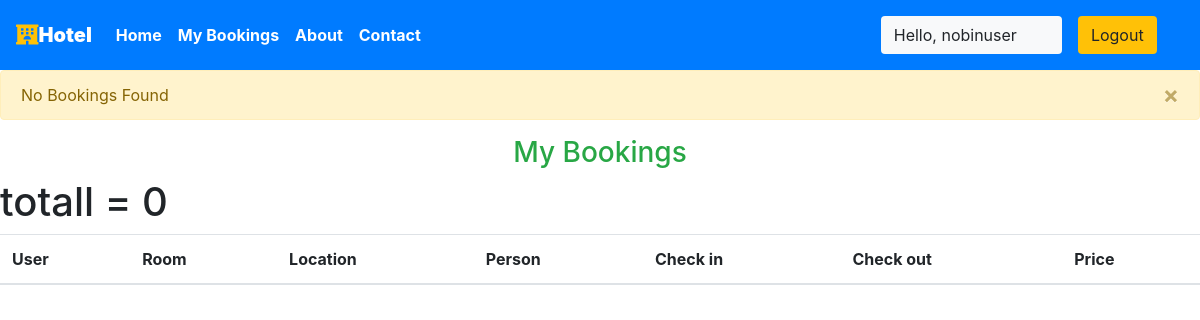
Page /user/bookings (signed in) on the earlier database version.
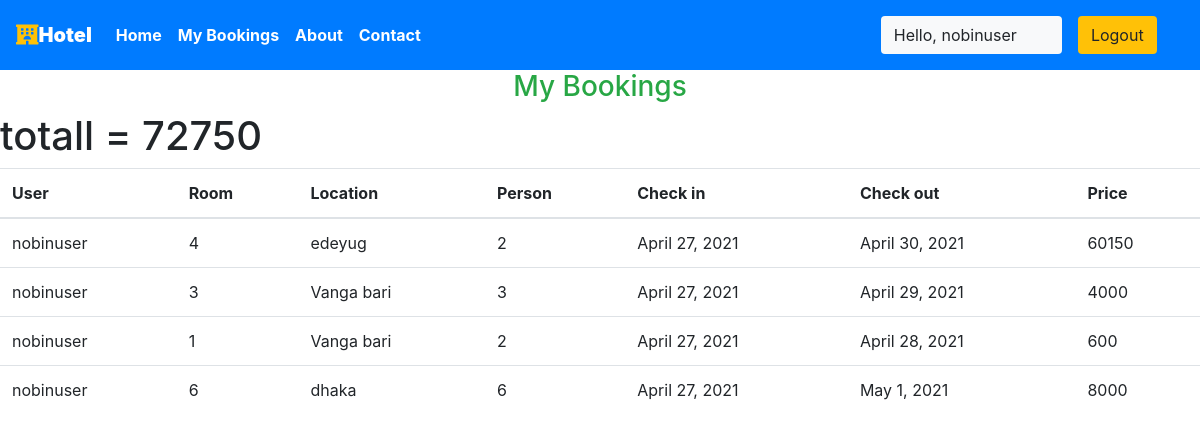
Same page on the later database version.
### main/models.py (models this page shows, shortened)
class Reservation(models.Model):
    id = models.AutoField(primary_key=True)
    check_in = models.DateField(auto_now =False)
    check_out = models.DateField()
    room = models.ForeignKey(Room, on_delete = models.CASCADE)
    guest = models.ForeignKey(User, on_delete= models.CASCADE)
    booking_id = models.CharField(max_length=100,default="null")
    @property
    def total_price(self):
        days = (self.check_out - self.check_in).days
        print(days)
        result = self.room.price * days
        return result

class Room(models.Model):
    ROOM_STATUS = (
    ("1", "available"),
    ("2", "not available"),
    )
    ROOM_TYPE = (
    ("1", "premium"),
    ("2", "deluxe"),
    ("3","basic"),
    )
    id = models.AutoField(primary_key=True)
    room_type = models.CharField(max_length=50,choices = ROOM_TYPE)
    capacity = models.IntegerField()
    price = models.IntegerField()
    size = models.IntegerField()
    hotel = models.ForeignKey(Hotel, on_delete = models.CASCADE)
    status = models.CharField(choices =ROOM_STATUS,max_length = 15)
    roomnumber = models.IntegerField()

class Hotel(models.Model):
    id = models.AutoField(primary_key=True)
    name = models.CharField(max_length=30,null=True)
    owner = models.ForeignKey(User, blank=True, null=True, on_delete=models.CASCADE)
    location = models.CharField(max_length=50)
    state = models.CharField(max_length=50,null=True)
    country = models.CharField(max_length=50,null=True)

### main/views.py (the view)
# urls.py: path('user/bookings', views.user_bookings,name="userbookings"),
@login_required(login_url='/user')
def user_bookings(request):
    if request.user.is_authenticated == False:
        messages.error(request,"Please login to Book rooms")
        return redirect('userloginpage')
    user = User.objects.all().get(id=request.user.id)
    bookings = Reservation.objects.all().filter(guest=user)
    total = 0
    for book in bookings:
        checkin = book.check_in
        checkout = book.check_out
        price = book.room.price
        total += price * (checkout - checkin).days
    if not bookings:
        messages.warning(request,"No Bookings Found")
    return HttpResponse(render(request,'user/mybookings.html',{'bookings':bookings, 'total':total}))

### main/templatetags/app_tags.py (called while the page is built)
@register.filter(name='has_group')
def has_group(user, group_name):
    group = Group.objects.get(name=group_name)
    return True if group in user.groups.all() else False

### templates/user/mybookings.html
{% extends 'basic.html' %} {% block title %}Dashboard {% endblock title %} {% block body %}
{% load app_tags %}
<h3 class="text-center  text-success">My Bookings </h3>
<table class="table">
    <thead>
        <th>User</th>
        <th>Room</th>
        <th>Location</th>
        <th>Person</th>
        <th>Check in</th>
        <th>Check out</th>
        <th>Price</th>
    </thead>
    {% for each_booking in bookings %}
    <tr>
        <td>{{each_booking.guest.username}}</td>
        <td>{{each_booking.room.roomnumber}}</td>
        <td>{{each_booking.room.hotel.location}}</td>
        <td>{{each_booking.room.capacity}}</td>
        <td>{{each_booking.check_in}}</td>
        <td>{{each_booking.check_out}}</td>
        <td>{{each_booking.total_price}}</td>
    </tr>
    {% endfor %}
    <h1>totall = {{ total }}</h1>
</table>
{% endblock body %}

### templates/basic.html (shortened to what this page needs)
{% load static %}
{% load app_tags %}
<!DOCTYPE html>
<!DOCTYPE html>
<html lang="en">
<head>
    <link rel="stylesheet" href="https://use.fontawesome.com/releases/v5.7.0/css/all.css">
    <link rel="stylesheet" href="{% static 'bootstrap\bootstrap.css' %}">
    <link rel="stylesheet" href="https://maxcdn.bootstrapcdn.com/bootstrap/4.5.0/css/bootstrap.min.css" >
</head>
<body style="dbackground-image: url('https://source.unsplash.com/random');height: 100%;">
    <div class="container-fluid px-0">
        <nav class="navbar navbar-expand-lg navbar-dark bg-primary font-weight-bold">
            <a class="navbar-brand text-bold bg-black " href="/"><i class="fas fa-hotel text-warning"></i><b>Hotel </b></a>
            <div class="collapse navbar-collapse " id="navbarSupportedContent">
                <ul class="navbar-nav mr-auto ">
                    <li class="nav-item active">
                        <a class="nav-link text-bold " href="/"> Home</a>
                    </li>
                    {% if request.user|has_group:"Hotel Owner" %}
                    <li class="nav-item active">
                        <a class="nav-link text-bold" href="/staff/panel">Dashboard </a>
                    </li>
                    {% elif user.is_staff == False and user.is_authenticated %}
                    <li class="nav-item active">
                            <a class="nav-link text-bold" href="/user/bookings">My Bookings </a>
                        </li>
                    {% endif %}
                    <li class="nav-item active">
                        <a class="nav-link text-bold" href="/about">About</a>
                    </li>
                    <li class="nav-item active">
                        <a class="nav-link text-bold" href="/contact">Contact </a>
                    </li>
                </ul>
                {% if user.is_authenticated %}
                      <button class="btn btn-group bg-light" data-toggle="modal" data-target="#forlogin">
                       Hello, {{request.user}}
                       <a href="/logout" class="nav-link">
                    <button class="btn btn-group bg-warning" data-toggle="modal" data-target="#forlogin">
                        Logout
                    </button></a>&nbsp; &nbsp;
                    </button>
                {% endif %}
            </div>
        </nav>
    </div>
        {% for message in messages %}
             <div class="alert alert-{{message.tags}} alert-dismissible fade show" role="alert">
            {{message}}
            <button type="button" class="close" data-dismiss="alert" aria-label="Close">
            <span aria-hidden="true">&times;</span>
             </button>
            </div>
        {% endfor %}
    {% block body %}
    {% endblock body %}
</body>
</html>

Differences in the rows shown:
added Reservation: guest.username "nobinuser", room.roomnumber "4", room.hotel.location "edeyug", room.capacity "2", check_in "April 27, 2021", check_out "April 30, 2021", total_price "60150"
added Reservation: guest.username "nobinuser", room.roomnumber "3", room.hotel.location "Vanga bari", room.capacity "3", check_in "April 27, 2021", check_out "April 29, 2021", total_price "4000"
added Reservation: guest.username "nobinuser", room.roomnumber "1", room.hotel.location "Vanga bari", room.capacity "2", check_in "April 27, 2021", check_out "April 28, 2021", total_price "600"
added Reservation: guest.username "nobinuser", room.roomnumber "6", room.hotel.location "dhaka", room.capacity "6", check_in "April 27, 2021", check_out "May 1, 2021", total_price "8000"
Other differences:
{{ total }}: "0" → "72750"
list line gone: "No Bookings Found ×"
